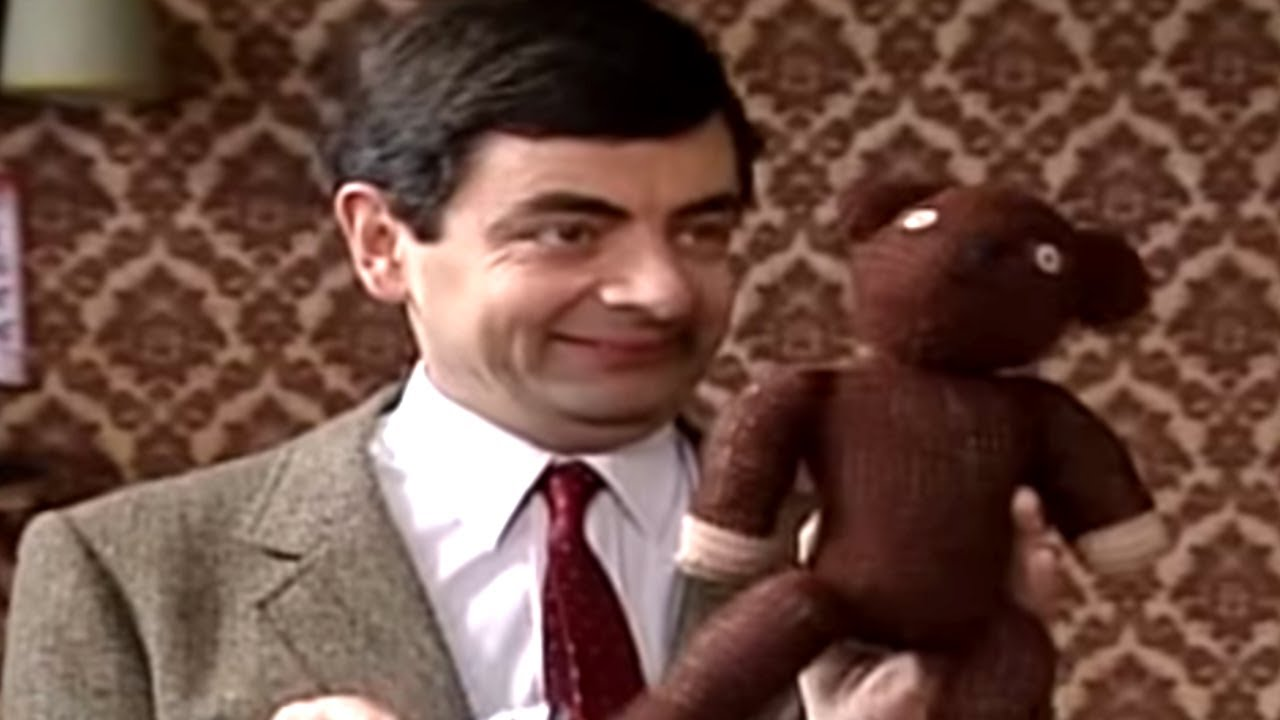
#> input picture Project9/YOLO_Object_Detection/sample images/bean and teddy.jpg, 1280 x 720 px, found by its file name
$ jupyter execute --allow-errors yolo.ipynb   (shell and % lines are left out)
#> lines starting #> are read from the running program, lines starting #| are printed output that depends on the picture
[cell 1]
import numpy as np
import time
import cv2
import os
import matplotlib
matplotlib.rcParams['figure.figsize']= (5.0,5.0)
import matplotlib.pyplot as plt

<div class="alert alert-block alert-info">
<b>Image and data path:</b> We will load all possible configuration and weights path. We will also load the image of Mr. Bean and his Teddy bear and see if YOLO is able to detect the objects in the image clearly. :)
</div>

[cell 2]
labels_path  = os.getcwd()+'\\yolo-coco\\coco.names'
weights_path = os.getcwd()+'\\yolo-coco\\yolov3.weights'
configs_path = os.getcwd()+'\\yolo-coco\\yolov3.cfg'
test_image   = os.getcwd()+'\\sample images\\bean and teddy.jpg'
image        = cv2.imread(test_image)
#> image is the input picture: shape (720, 1280, 3); mean B, G, R 65.9, 76.5, 108.4
plt.figure(figsize=(10,10));
plt.imshow(image[:,:,::-1]);
plt.axis('off');
plt.title('Image of Mr. Bean holding his Teddy :) ');

[cell 3]
labels       = open(labels_path).read().strip().split("\n")
#> (reads Project9/YOLO_Object_Detection/yolo-coco/coco.names from the repository)
colors       = np.random.randint(0, 255, size=(len(labels), 3),dtype="uint8")

[cell 4]
print('The available labels are:- \n',labels)

[cell 5]
print('The height and width of image is captured for further image preprocessing steps')
(H, W) = image.shape[:2]
#> H = 720; W = 1280
print('Height:-',H,' and Width:-',W)
#| Height:- 720  and Width:- 1280

<div class="alert alert-block alert-info">
<b><u>Reading from darknet:- </u></b> We will read a network model stored in darknet model files. <br>
    <b><u>Arguments involved  :- </u></b><br> <i><b>configs_path</b></i> = configuration file path(.cfg file) <br> <i><b>weights_path</b></i> = Path to weights file (.weights file) <br><br>
    The outcome will be a net object ready to be used forward
</div>

#> (a cell that did not finish here is left out)

<div class="alert alert-block alert-info">
    <b><u>Creating a blob:</b></u>
    <b>Blob:- </b>A blob is a group of connected pixels in the image that share a common property. <br>
    A Blob will be a 4 dimensional tensor with NCHW(sample size, channel, height,width) dimension order. It will be a preprocessed image that will be considered as an input to the model object created in the previous step.
</div>

[cell 7]
blob         = cv2.dnn.blobFromImage(image, 1 / 255.0, (480, 480),swapRB=True, crop=False)
bl_im        = np.transpose(blob, (0,2,3,1))
plt.figure(figsize=(10,10));
plt.imshow(bl_im[0]);
plt.axis('off');
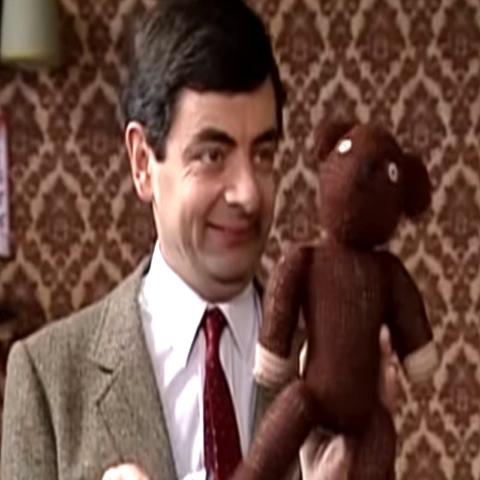
#> shown: shape (480, 480, 3) float32; mean R, G, B 0.425, 0.3, 0.258

[cell 8]
print('the shape of blob is :- ',blob.shape)
#| the shape of blob is :-  (1, 3, 480, 480)
